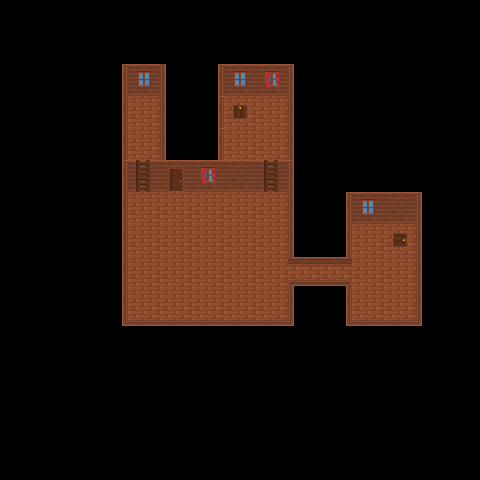

A level layout from a 2D game, rendered from its tile map. Below: a short description, then the map file with tile-grid data replaced by summaries:
An orthogonal 15x15 tile map with 32x32 px tiles, 1 tile layer (Capa de patrones 1).

<map version="1.5" tiledversion="1.7.2" orientation="orthogonal" renderorder="right-down" width="15" height="15" tilewidth="32" tileheight="32" infinite="0" nextlayerid="2" nextobjectid="1">
 <tileset firstgid="1" name="tileSETFINAL" tilewidth="32" tileheight="32" tilecount="30" columns="6">
  <image source="textures/Cottage_Tileset_Alpha.png" width="192" height="160" />
  <tile id="0">
   <properties>
    <property name="value" type="bool" value="false" />
   </properties>
  </tile>
  <tile id="1">
   <properties>
    <property name="value" type="bool" value="false" />
   </properties>
  </tile>
  <tile id="2">
   <properties>
    <property name="value" type="bool" value="false" />
   </properties>
  </tile>
  <tile id="3">
   <properties>
    <property name="value" type="bool" value="false" />
   </properties>
  </tile>
  <tile id="4">
   <properties>
    <property name="value" type="bool" value="false" />
   </properties>
  </tile>
  <tile id="5">
   <properties>
    <property name="value" type="bool" value="false" />
   </properties>
  </tile>
  <tile id="6">
   <properties>
    <property name="value" type="bool" value="false" />
   </properties>
  </tile>
  <tile id="7">
   <properties>
    <property name="value" type="bool" value="false" />
   </properties>
  </tile>
  <tile id="8">
   <properties>
    <property name="value" type="bool" value="false" />
   </properties>
  </tile>
  <tile id="9">
   <properties>
    <property name="value" type="bool" value="false" />
   </properties>
  </tile>
  <tile id="10">
   <properties>
    <property name="value" type="bool" value="false" />
   </properties>
  </tile>
  <tile id="11">
   <properties>
    <property name="value" type="bool" value="false" />
   </properties>
  </tile>
  <tile id="12">
   <properties>
    <property name="value" type="bool" value="false" />
   </properties>
  </tile>
  <tile id="13">
   <properties>
    <property name="value" type="bool" value="true" />
   </properties>
  </tile>
  <tile id="14">
   <properties>
    <property name="value" type="bool" value="false" />
   </properties>
  </tile>
  <tile id="15">
   <properties>
    <property name="value" type="bool" value="true" />
   </properties>
  </tile>
  <tile id="16">
   <properties>
    <property name="value" type="bool" value="true" />
   </properties>
  </tile>
  <tile id="17">
   <properties>
    <property name="value" type="bool" value="false" />
   </properties>
  </tile>
  <tile id="18">
   <properties>
    <property name="value" type="bool" value="false" />
   </properties>
  </tile>
  <tile id="19">
   <properties>
    <property name="value" type="bool" value="false" />
   </properties>
  </tile>
  <tile id="20">
   <properties>
    <property name="value" type="bool" value="false" />
   </properties>
  </tile>
  <tile id="21">
   <properties>
    <property name="value" type="bool" value="true" />
   </properties>
  </tile>
  <tile id="22">
   <properties>
    <property name="value" type="bool" value="true" />
   </properties>
  </tile>
  <tile id="23">
   <properties>
    <property name="value" type="bool" value="false" />
   </properties>
  </tile>
  <tile id="24">
   <properties>
    <property name="value" type="bool" value="false" />
   </properties>
  </tile>
  <tile id="25">
   <properties>
    <property name="value" type="bool" value="true" />
   </properties>
  </tile>
  <tile id="26">
   <properties>
    <property name="value" type="bool" value="false" />
   </properties>
  </tile>
  <tile id="27">
   <properties>
    <property name="value" type="bool" value="false" />
   </properties>
  </tile>
  <tile id="28">
   <properties>
    <property name="value" type="bool" value="true" />
   </properties>
  </tile>
  <tile id="29">
   <properties>
    <property name="value" type="bool" value="true" />
   </properties>
  </tile>
 </tileset>
 <layer id="1" name="Capa de patrones 1" width="15" height="15">
  <data>[225 cells, 225 non-empty, 18 distinct tile ids]</data>
 </layer>
</map>
